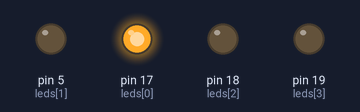
A sketch run on a simulated Arduino Mega 2560, built with avr-gcc and run on an emulated ATmega2560. Shown: output pins drawn as LEDs (lit = HIGH).

Above: at 1.0 s.
At 5.5 s:
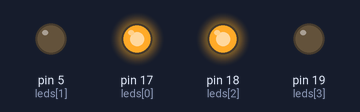
At 9.0 s:
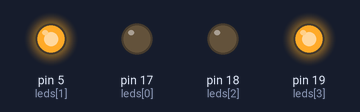
At 13.0 s:
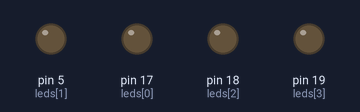
At 18.5 s:
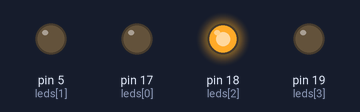
Timing chart, 0 to 20.2 s (numbered marks = the images above):
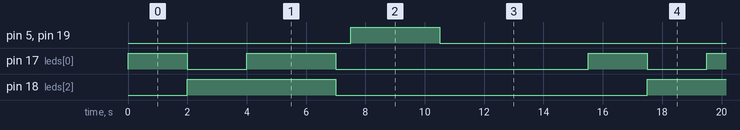

Measured:
- by itself, pin 5 (leds[1]), pin 19 (leds[3]): alternates HIGH for 3.0 s and LOW for 12.5 s
- by itself, pin 17 (leds[0]): repeats every 15.5 s: LOW 2.0 s, HIGH 3.0 s, LOW 8.5 s, HIGH 2.0 s
- by itself, pin 18 (leds[2]): alternates HIGH for 5.0 s and LOW for 10.5 s

The sketch:

motordc1.ino
```cpp
#include <Arduino.h>

int leds[]={17,5,18,19};  //A1 A2 B1 B2

void izquierda(){
  digitalWrite(leds[0],HIGH);
  digitalWrite(leds[1],LOW);
  digitalWrite(leds[2],LOW);
  digitalWrite(leds[3],LOW);
}
void derecha(){
  digitalWrite(leds[0],LOW);
  digitalWrite(leds[1],LOW);
  digitalWrite(leds[2],HIGH);
  digitalWrite(leds[3],LOW);
}

void adelante(){
  digitalWrite(leds[0],HIGH);
  digitalWrite(leds[1],LOW);
  digitalWrite(leds[2],HIGH);
  digitalWrite(leds[3],LOW);
}

void atras(){
  digitalWrite(leds[0],LOW);
  digitalWrite(leds[1],HIGH);
  digitalWrite(leds[2],LOW);
  digitalWrite(leds[3],HIGH);
}

void stop(){
  digitalWrite(leds[0],LOW);
  digitalWrite(leds[1],LOW);
  digitalWrite(leds[2],LOW);
  digitalWrite(leds[3],LOW);
}
void setup() {
  for (int i = 0; i < 4; i++)
  {
  pinMode(leds[i],OUTPUT);
  }
}

void loop() {
  izquierda();
  delay(2000);
  derecha();
  delay(2000);
  adelante();
  delay(3000);
  stop();
  delay(500);
  atras();
  delay(3000);
  stop();
  delay(5000);
}
```

7seg_obstaculos.cpp
```cpp
#include <Arduino.h>
int obst = 4;
int p = 0;
int pin7seg[7] = {17, 15, 18, 19, 21, 22, 23}; // a,b,c,d,e,f,g
/*
      a           ──
    f   b        |  |
      g           ──
    e   c        |  |
      d           ──    //ascii 196
*/
int segAC[10][7] = {
    // 7seg anodo comun
    {0, 0, 0, 0, 0, 0, 1}, // 0
    {1, 0, 0, 1, 1, 1, 1}, // 1
    {0, 0, 1, 0, 0, 1, 0}, // 2
    {0, 0, 0, 0, 1, 1, 0}, // 3
    {1, 0, 0, 1, 1, 0, 0}, // 4
    {0, 1, 0, 0, 1, 0, 0}, // 5
    {1, 1, 0, 0, 0, 0, 0}, // 6
    {0, 0, 0, 1, 1, 1, 1}, // 7
    {0, 0, 0, 0, 0, 0, 0}, // 8
    {0, 0, 0, 1, 1, 0, 0}  // 9
};

int segCC[10][7] = {
    // 7seg catodo comun
    {1, 1, 1, 1, 1, 1, 0}, // 0
    {0, 1, 1, 0, 0, 0, 0}, // 1
    {1, 1, 0, 1, 1, 0, 1}, // 2
    {1, 1, 1, 1, 0, 0, 1}, // 3
    {0, 1, 1, 0, 0, 1, 1}, // 4
    {1, 0, 1, 1, 0, 1, 1}, // 5
    {0, 0, 1, 1, 1, 1, 1}, // 6
    {1, 1, 1, 0, 0, 0, 0}, // 7
    {1, 1, 1, 1, 1, 1, 1}, // 8
    {1, 1, 1, 0, 0, 1, 1}  // 9
};

void setup()
{
  for (int i = 0; i < 7; i++)
  {
    pinMode(pin7seg[i], OUTPUT);
  }
  pinMode(obst, INPUT);
  for (int j = 0; j < 7; j++)
      {
        digitalWrite(pin7seg[j], segAC[0][j]);
      }
}

void loop()
{
  if (!(digitalRead(obst)))
  {
    delay(25);
    if ((digitalRead(obst)))
    {
      if (p < 9)
        p++;
      else
        p = 0;
      for (int j = 0; j < 7; j++)
      {
        digitalWrite(pin7seg[j], segAC[p][j]);
      }
    }
  }
}
```
